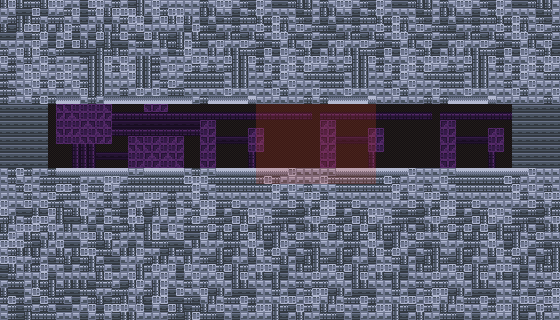

The image is a tile-based game level rendered from a .tmx file. Its description and source (layers, tilesets, objects; grid data summarised) follow:
An orthogonal 70x40 tile map with 8x8 px tiles, 3 tile layers (Map, Flip, Foreground) and 4 objects (2x spawnPoint, 2x portal).

<map version="1.2" tiledversion="2019.12.11" orientation="orthogonal" renderorder="right-down" compressionlevel="0" width="70" height="40" tilewidth="8" tileheight="8" infinite="0" nextlayerid="5" nextobjectid="8">
 <editorsettings>
  <export target="." format="json" />
 </editorsettings>
 <tileset firstgid="1" source="tiles.tsx" />
 <layer id="1" name="Map" width="70" height="40">
  <data>[2800 cells, 2800 non-empty, 15 distinct tile ids]</data>
 </layer>
 <layer id="2" name="Flip" width="70" height="40">
  <data>[2800 cells, 150 non-empty, 1 distinct tile ids]</data>
 </layer>
 <layer id="4" name="Foreground" width="70" height="40">
  <data>[2800 cells, 96 non-empty, 1 distinct tile ids]</data>
 </layer>
 <objectgroup id="3" name="Objects">
  <object id="3" name="enterRight" type="spawnPoint" x="502.477" y="144.152">
   <point />
  </object>
  <object id="4" name="enterLeft" type="spawnPoint" x="51.8105" y="146.318">
   <point />
  </object>
  <object id="5" name="exitLeft" type="portal" x="-21.3558" y="105.985" width="45.3333" height="60.6667">
   <properties>
    <property name="destinationMap" value="map000" />
    <property name="destinationSpawn" value="enterLowerRight" />
   </properties>
  </object>
  <object id="6" name="exitRight" type="portal" x="534.523" y="106.349" width="45.3333" height="60.6667">
   <properties>
    <property name="destinationMap" value="hill06" />
    <property name="destinationSpawn" value="enterLeft" />
   </properties>
  </object>
 </objectgroup>
</map>
